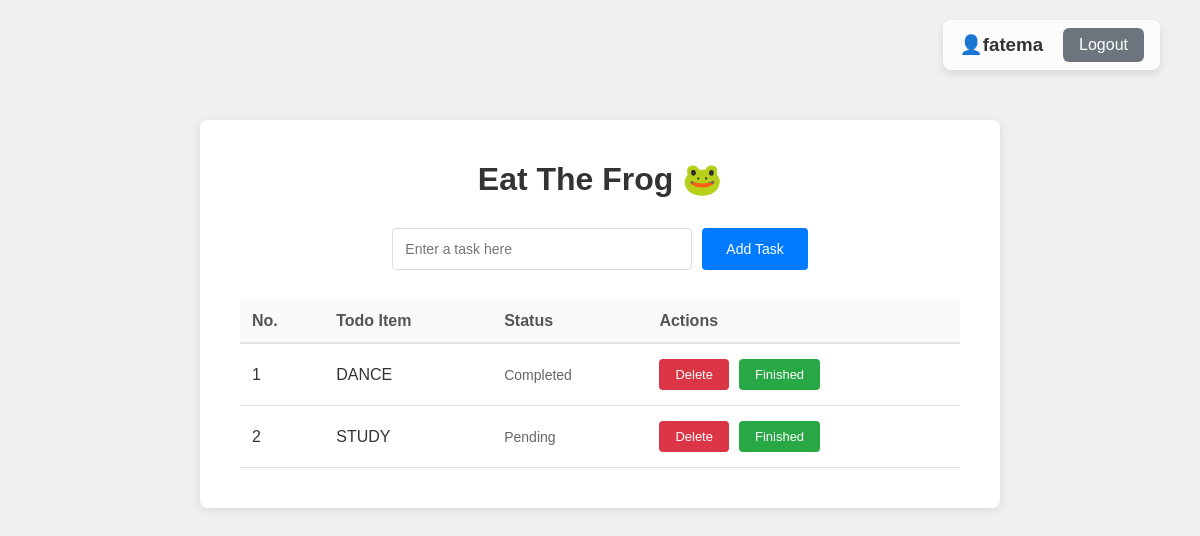
The page /todos/ (signed in) on the database its author committed.
### todoapp/models.py (models this page shows, shortened)
class Todo(models.Model):
    user = models.ForeignKey(User, on_delete=models.CASCADE)
    task_title = models.CharField(max_length=1000)
    status = models.BooleanField(default=False)

### todoapp/views.py (the view)
# urls.py: path('todos/', views.todopage, name='todo-page'),
@login_required
def todopage(request):
    if request.method == 'POST':
        task = request.POST.get('task')
        new_task = Todo(user=request.user, task_title=task)
        new_task.save()
        return redirect('todo-page')
    all_tasks = Todo.objects.filter(user=request.user)
    current_user = request.user.username
    context = {
        'tasks': all_tasks,
        'username': current_user
    }
    return render(request, 'todoapp/todo.html', context)

### todoapp/templates/todoapp/todo.html (shortened to what this page needs)
<!DOCTYPE html>
<html lang="en">
<head>
</head>
<body>
    <div class="user">
        <h3>👤{{ username }}</h3>
        <a href="{% url 'logout' %}" class="logout-btn">Logout</a>
    </div>
    <div class="container">
        <h1>Eat The Frog 🐸</h1>
        <form method="POST" class="add-task">
            <input type="text" name="task" placeholder="Enter a task here" required>
            <button type="submit" class="btn-add">Add Task</button>
        </form>
        <table>
            <thead>
                <tr>
                    <th>No.</th>
                    <th>Todo Item</th>
                    <th>Status</th>
                    <th>Actions</th>
                </tr>
            </thead>
            <tbody>
                {% if tasks %}
                    {% for task in tasks %}
                    <tr>
                        <td>{{ forloop.counter }}</td>
                        <td>{{ task.task_title }}</td>
                        <td class="status">
                            {% if task.status == True %}
                                Completed
                            {% else %}
                                Pending
                            {% endif %}
                        </td>
                        <td>
                            <div class="actions">
                                <form method="POST" action="{% url 'delete-task' task.id %}" style="display: inline;">
                                    <button type="submit" class="btn-delete">Delete</button>
                                </form>
                                {% if not task.completed %}
                                <form method="POST" action="{% url 'update-task-status' task.id %}" style="display: inline;">
                                    <button type="submit" class="btn-finished">Finished</button>
                                </form>
                                {% endif %}
                            </div>
                        </td>
                    </tr>
                    {% endfor %}
                {% else %}
                    <tr>
                        <td colspan="4" class="no-tasks">No tasks yet. Add your first task above!</td>
                    </tr>
                {% endif %}
            </tbody>
        </table>
    </div>
    {% load django_browser_reload %}
</body>
</html>

### todoapp/templates/todoapp/todo.html (style rules this page uses)
* { margin: 0; padding: 0; box-sizing: border-box; }
body { font-family: Arial, sans-serif; background: #f0f0f0; padding: 20px; }
.container { max-width: 800px; margin: 100px auto; background: white; padding: 40px; border-radius: 8px; box-shadow: 0 2px 10px rgba(0, 0, 0, 0.1); }
h1 { text-align: center; color: #333; margin-bottom: 30px; font-size: 32px; }
.add-task { display: flex; gap: 10px; margin-bottom: 30px; justify-content: center; }
.add-task input { padding: 12px; border: 1px solid #ddd; border-radius: 4px; font-size: 14px; width: 300px; }
.btn-add { padding: 12px 24px; background: #007bff; color: white; border: none; border-radius: 4px; font-size: 14px; cursor: pointer; }
table { width: 100%; border-collapse: collapse; margin-top: 20px; }
th { background: #f8f9fa; padding: 12px; text-align: left; color: #555; font-weight: 600; border-bottom: 2px solid #dee2e6; }
td { padding: 15px 12px; border-bottom: 1px solid #dee2e6; color: #333; }
.status { color: #666; font-size: 14px; }
.actions { display: flex; gap: 10px; }
.btn-delete { padding: 8px 16px; background: #dc3545; color: white; border: none; border-radius: 4px; font-size: 13px; cursor: pointer; }
.btn-finished { padding: 8px 16px; background: #28a745; color: white; border: none; border-radius: 4px; font-size: 13px; cursor: pointer; }
.user { position: absolute; top: 20px; right: 40px; display: flex; align-items: center; gap: 20px; font-size: 16px; color: #333; background-color: rgba(255, 255, 255, 0.8); padding: 8px 16px; border-radius: 8px; box-shadow: 0 4px 8px rgba(0, 0, 0, 0.1); }
.logout-btn { padding: 8px 16px; background-color: #6c757d; color: white; border: none; border-radius: 6px; font-size: 16px; cursor: pointer; text-decoration: none; transition: background-color 0.3s ease; }

### rows shown on the page
Todo: task_title "DANCE", status "Completed"
Todo: task_title "STUDY", status "Pending"

### other values the page prints
{{ username }} "fatema"
